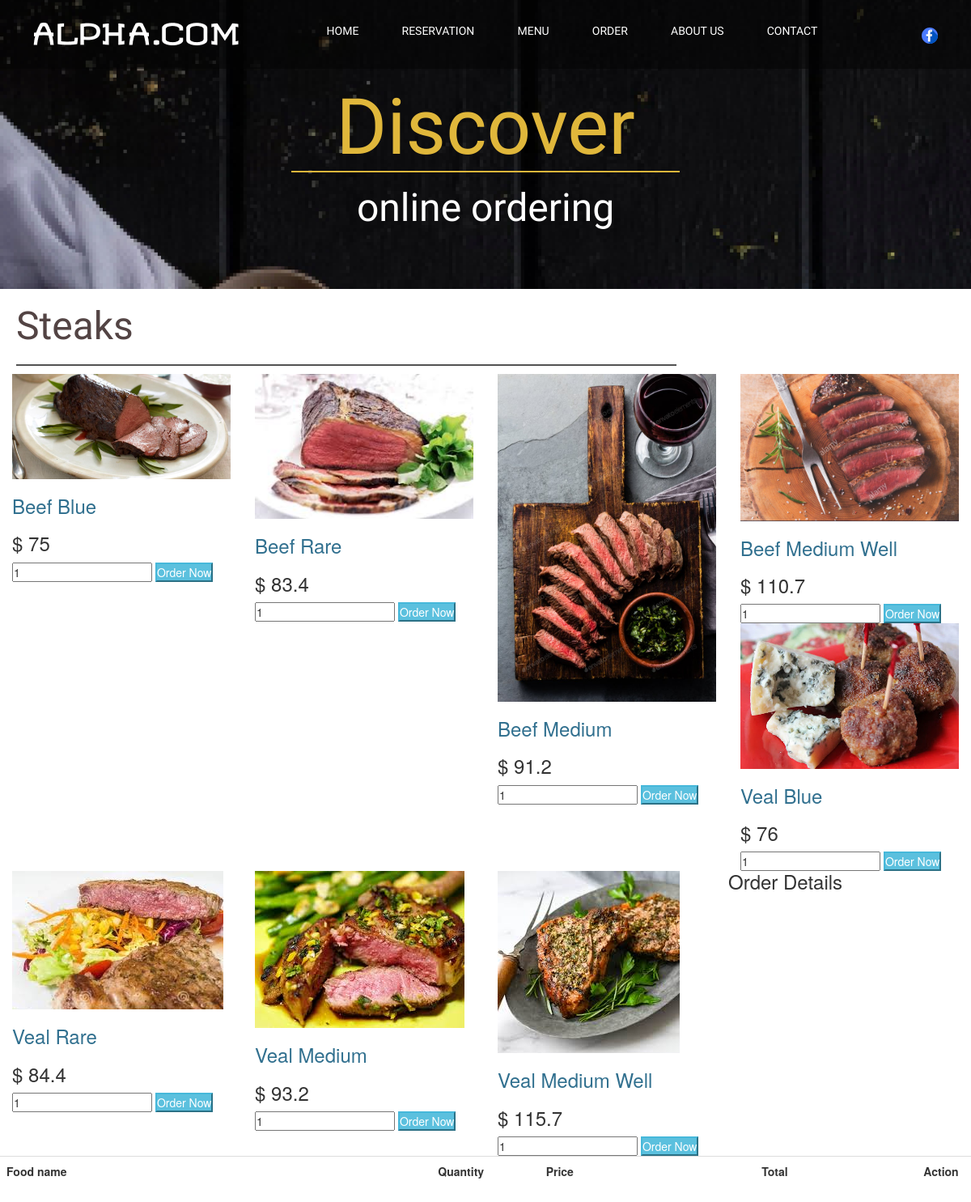
The page /Order/Order.php on the database its author committed.
### tables this page shows
CREATE TABLE `product` (
  `id` int(11) NOT NULL,
  `name` varchar(100) DEFAULT NULL,
  `image` varchar(100) DEFAULT NULL,
  `price` double DEFAULT NULL
);

### Order/Order.php (the view, shortened to what this page needs)
<!DOCTYPE html>
<html lang="en">
<head>
    <link rel="stylesheet" href="https://maxcdn.bootstrapcdn.com/bootstrap/3.3.6/css/bootstrap.min.css" />
    <link rel="stylesheet" href="main.css">
</head>
<body>
    <div id="page-wrapper">
        <header id="header">
            <div class="logo">
                <img src="img/ALPHA.COM.png" alt="">
            </div>
            <nav id="navbar">
                <ul>
                    <li><a class="nav-link" href="/IP_project/home_page/home.php">Home</a> </li>
                    <li><a class="nav-link" href="/IP_project/table_order/reservation.php">Reservation</a> </li>
                    <li><a class="nav-link" href="/IP_project/Menu/Menu.php">Menu</a> </li>
                    <li><a class="nav-link" href="/IP_project/Order/Order.php">Order</a> </li>
                    <li><a class="nav-link" href="/IP_project/Aboutus/Aboutus.php">About Us</a></li>
                    <li><a class="nav-link" href="/IP_project/contact/index.php">Contact</a> </li>
                </ul>
            </nav>
            <div class="social">
                <a href=""> <img class="fb" src="img/facebook.svg" alt=""></a>
            </div>
        </header>
        <div class="center-text">
            <h1>Discover</h1>
            <p>online ordering</p>
        </div>
    </div>
    <div id="container">
        <div class="grid">
            <h1>Steaks</h1>
            <div class="order">
                <div class="order-row">
                    <?php
        $connect = mysqli_connect("localhost", "root", "","product");
        $query = 'SELECT * FROM product ORDER by id ASC';
        $result = mysqli_query($connect, $query);
        if ($result):
            if(mysqli_num_rows($result)>0):
                while($product = mysqli_fetch_assoc($result)):
                    ?>
                    <div class="col-sm-4 col-md-3">
                        <form method = "pst" action="Order.php?action=add&id = <?php echo $product['id']; ?> ">
                        <div class="product">
                            <img src="<?php echo $product['image']; ?>" class="img-responsive" />
                            <h3 class = "text-info"><?php echo $product['name']; ?></h3>
                            <h3>$ <?php echo $product['price']; ?></h3>
                            <input class="form_control" name = "quantity" type="text" value="1"/>
                            <input class="btn-info" name = "add" type="submit" value="Order Now"/>
                        </div>
                        </form>
                    </div>
                    <?php
                    endwhile;
                endif;
            endif;
        ?>
            <br />
            <div class="table">
                <table class="table">
                    <tr></tr colspan="5"><h3>Order Details</h3>
                    <tr>
                        <th width="40%">Food name</th>
                        <th width="10%">Quantity</th>
                        <th width="20%">Price</th>
                        <th width="15%">Total</th>
                        <th width="5%">Action</th>
                    </tr>
                </table>
            </div>
                </div>
            </div>
    </div>
</body>
</html>

### Order/main.css (style rules this page uses)
* { margin: 0; padding: 0; text-decoration: none; }
#page-wrapper { background: url('img/ff\ 1.png'); background-attachment: fixed; background-repeat: no-repeat; height: 357px; max-width: 1440px; width: 100%; position: relative; }
#header { display: flex; flex-direction: row; align-items: center; justify-content: space-around; min-height: 85px; background: rgba(5, 5, 5, 0.52) }
#navbar ul { width: 55vw; display: flex; flex-direction: row; justify-content: space-around; }
#navbar ul li { list-style: none; }
.nav-link { font-family: 'Ribeye Marrow', cursive; text-transform: uppercase; color: white; }
.social { display: flex; margin-left: 20px; }
.fb, .tg, .ins { height: 20px; width: 20px; }
.center-text { display: flex; flex-direction: column; justify-content: center; align-items: center; }
.center-text h1 { font-family: Pinyon Script; font-size: 96px; display: flex; flex-direction: column; align-items: center; color: #E0B73B; }
.center-text p { font-family: Piedra; font-size: 48px; color: #FFFFFF; }
.center-text h1::after { content: ''; width: 40vw; border: 1px solid #E0B73B; }
#container { display: flex; flex-direction: row; }
.grid { display: flex; flex-direction: column; }
.grid h1 { display: flex; flex-direction: column; font-family: Piedra; font-size: 48px; margin-left: 20px; color: #534444; }
.grid h1::after { display: flex; padding: 10px; content: ''; width: 68vw; border-bottom: 2px solid rgba(0, 0, 0, 0.68); }
.order { display: flex; }

### rows shown on the page
product: image (picture), name "Beef Blue", price "75"
product: image (picture), name "Beef Rare", price "83.4"
product: image (picture), name "Beef Medium", price "91.2"
product: image (picture), name "Beef Medium Well", price "110.7"
product: image (picture), name "Veal Blue", price "76"
product: image (picture), name "Veal Rare", price "84.4"
product: image (picture), name "Veal Medium", price "93.2"
product: image (picture), name "Veal Medium Well", price "115.7"
